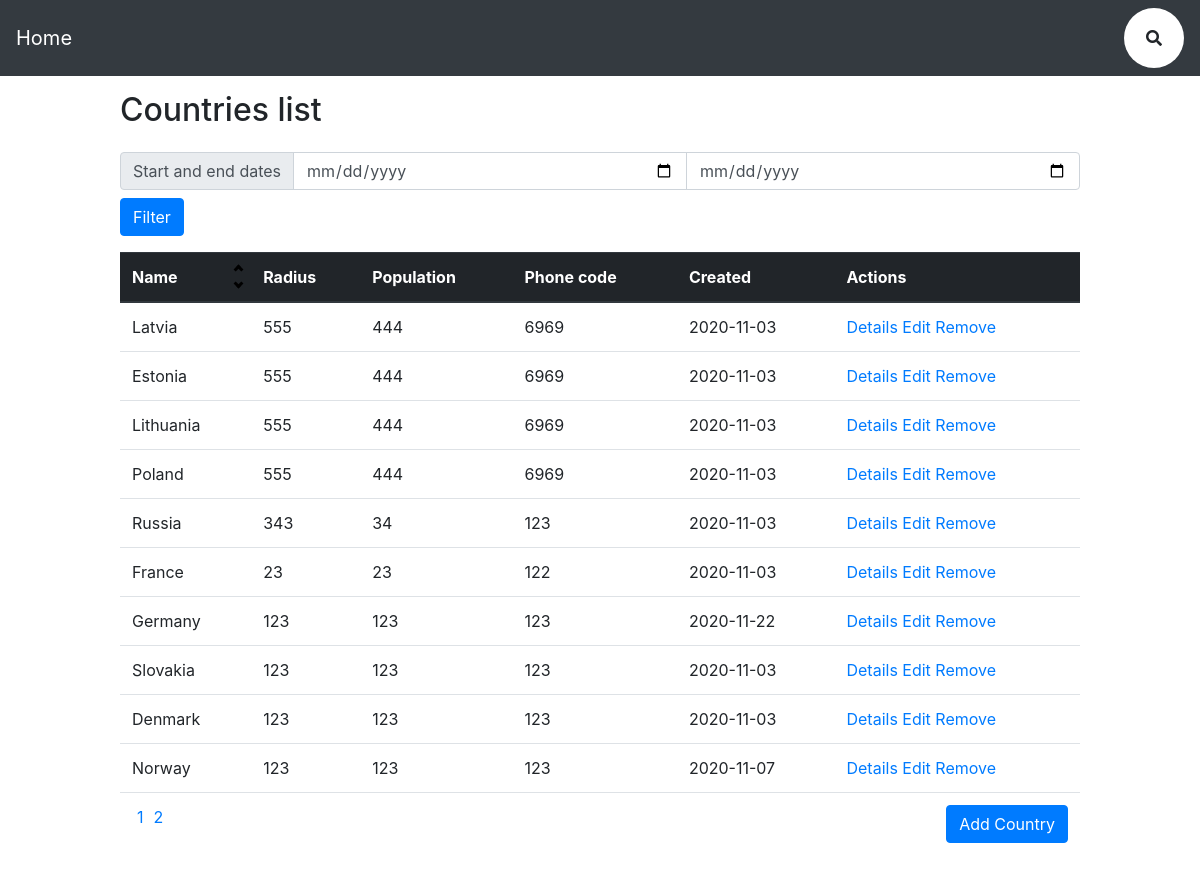
The page / on the database its author committed.
### tables this page shows
CREATE TABLE `countries` (
  `id` int(6) NOT NULL,
  `name` varchar(255) NOT NULL,
  `radius` int(10) NOT NULL,
  `population` int(10) NOT NULL,
  `phoneCode` int(10) NOT NULL,
  `created` date DEFAULT curdate()
);

### index.php (called while the page is built, shortened)
<?php
    include 'header.php';
    $mvc = new Mvc();
    $mvc->mvcHandler();
?>
<?php include('footer.php'); ?>

### model/countryModel.php (called while the page is built, shortened)
<?php
class CountryModel extends Dbh{
    public function get($order,$page,$limit){
        $start = ($page-1)*$limit;
        if($order == 'asc'){
            $sql = "SELECT * FROM countries ORDER BY name ASC LIMIT $start, $limit";
        }else if ($order == 'desc'){
            $sql = "SELECT * FROM countries ORDER BY name DESC  LIMIT $start, $limit";
        }else{
            $sql = "SELECT * FROM countries  LIMIT $start, $limit";
        }
        $query = $this->connect()->query($sql);
        return $query;
    }
}

### controller/dbh.php (called while the page is built)
<?php
class Dbh {
    private $host = "localhost";
    private $user = "root";
    private $pwd = "";
    private $dbName = "Countries";
    protected function connect(){
        $dsn = 'mysql:host='.$this->host.';dbname='.$this->dbName;
        $pdo = new PDO($dsn, $this->user, $this->pwd);
        $pdo->setAttribute(PDO::ATTR_DEFAULT_FETCH_MODE, PDO::FETCH_ASSOC);
        return $pdo;
    }
}

### view/country/index.php (the view, shortened to what this page needs)
<h2>Countries list</h2>
<?php
$pages = $_SESSION['totalPages'];
?>
<table class="table">
  <thead class="thead-dark">
    <tr>
      <th scope="col">
        <div class="flex">
          Name
          <div class="to-right">
            <div>
            <?php
            if(isset($_GET['act'])){
              echo '<a href="index.php?order=asc&act='.$_GET['act'].'">';
            }else{
             echo '<a href="index.php?order=asc">';
            }?>
              <i class="arrow up"></i>
            </a>
            </div>
            <div>
            <?php
            if(isset($_GET['act'])){
              echo '<a href="index.php?order=desc&act='.$_GET['act'].'">';
            }else{echo '<a href="index.php?order=desc">';}?>
              <i class="arrow down">
              </i>
            </a>
            </div>
          </div>
        </div>
      </th>
      <th scope="col">Radius</th>
      <th scope="col">Population</th>
      <th scope="col">Phone code</th>
      <th scope="col">Created</th>
      <th scope="col">Actions</th>
    </tr>
  </thead>
    <form action="index.php?act=filter" method="post">
      <div class="input-group mb-2">
        <div class="input-group-prepend">
          <span class="input-group-text" id="">Start and end dates</span>
        </div>
        <input type="date" name="startDate" class="form-control">
        <input type="date" name="endDate" class="form-control" >
      </div>
      <input type="submit" name="filter" class="btn btn-primary  mb-3" value="Filter">
    </form>
  <tbody>
  <?php
    while($row = $res->fetch()){
        echo '<tr>';
            echo '<td>'.$row['name'].'</td>';
            echo '<td>'.$row['radius'].'</td>';
            echo '<td>'.$row['population'].'</td>';
            echo '<td>'.$row['phoneCode'].'</td>';
            echo '<td>'.$row['created'].'</td>';
            echo '<td> <a href="index.php?act=details&id='.$row['id'].'">Details</a> <a href="index.php?act=update&id='.$row['id'].'">Edit</a> <a href="index.php?act=delete&id='.$row['id'].'">Remove</a></td>';
        echo '</tr>';
    }
    ?>
    <tr>
      <td>
        <?php
          if($pages>1){
            if(isset($_GET['act'])){
              for($i=1; $i<=$pages; $i++){
                if(isset($_GET['order'])){
                  echo '<a class="page" href="index.php?page='.$i.'&act='.$_GET['act'].'&order='.$_GET['order'].'">'.$i.'</a>';
                }else{
                  echo '<a class="page" href="index.php?page='.$i.'&act='.$_GET['act'].'">'.$i.'</a>';
                }
              }
            }else{
              for($i=1; $i<=$pages; $i++){
                echo '<a class="page" href="index.php?page='.$i.'">'.$i.'</a>';
              }
            }
          }
        ?>
      </td>
        <td colspan="5">
        <div class="float-right">
           <a class="btn btn-primary" href="index.php?act=insert">Add Country</a>
        </div>
        </td>
    </tr>
  </tbody>
</table>
<?php include('footer.php'); ?>

### header.php (shortened to what this page needs)
<!DOCTYPE html>
<html lang="en">
<head>
    <?php
        $url = $_SERVER['HTTP_HOST'].$_SERVER['REQUEST_URI'];
        if(strpos($url, 'view') !== false){
            echo '<link rel="stylesheet" href="../../style.css">';
        }else{
            echo '<link rel="stylesheet" href="style.css">';
        }
    ?>
    <link rel="stylesheet" href="https://cdn.jsdelivr.net/npm/bootstrap@4.5.3/dist/css/bootstrap.min.css">
    <link rel="stylesheet" href="https://stackpath.bootstrapcdn.com/bootstrap/4.1.3/css/bootstrap.min.css">
    <link rel="stylesheet" href="https://use.fontawesome.com/releases/v5.5.0/css/all.css">
</head>
<body>
<nav class="navbar navbar-dark bg-dark">
<?php
$url = $_SERVER['HTTP_HOST'].$_SERVER['REQUEST_URI'];
if(strpos($url, 'view') !== false){
    echo '<a class="navbar-brand" href="../../index.php">Home</a>';
}else{
    echo '<a class="navbar-brand" href="index.php">Home</a>';
}
if(isset($_GET['countryId'])){
    ?>
    <div class="search-container">
    <form action="index.php?act=search&countryId=<?php echo $_GET['countryId'] ?>" method="post">
        <div class="searchbar">
          <input class="search_input" type="text" name="search" placeholder="Search...">
          <a class="search_icon"><i class="fas fa-search"></i></a>
        </div>
    </form>
  </div>
  <?php
}else{
    ?>
    <div class="search-container">
    <form action="index.php?act=search" method="post">
        <div class="searchbar">
          <a class="search_icon"><i class="fas fa-search"></i></a>
        </div>
    </form>
  </div>
  <?php
}
?>
</nav>
<div class="wrapper">

### controller/mvc.php
<?php
class Mvc {
    function __construct()
    {
        $this->countryCntrl = new CountryController();
        $this->cityCntrl = new CityController();
    }
    public function mvcHandler()
    {
        if(isset($_GET['countryId'])){
            $this->cityCntrl->mvcHandler($_GET['countryId']);
        }else{
            $this->countryCntrl->mvcHandler();
        }
    }
}

### controller/countryController.php (shortened to what this page needs)
<?php
require 'model/countryModel.php';
class CountryController {
    private $limit = 10;
    function __construct()
    {
        $this->objsm =  new countryModel();
    }
    public function mvcHandler()
    {
        $act = isset($_GET['act']) ? $_GET['act'] : NULL;
        switch ($act)
        {
            default:
            if(isset($_GET['order'])){
                if($_GET['order'] == 'asc'){
                    $this->getCountries($_GET['order']);
                }else{
                    $this->getCountries($_GET['order']);
                }
            }else{
                $this->getCountries('none');
            }
        }
    }
    public function currentPage(){
        return isset($_GET['page'])? (int)$_GET['page']:1;
    }
    public function getCountries($order){
        $res = $this->objsm->get($order,$this->currentPage(),$this->limit);
        include "view/country/index.php";
    }
}

### footer.php
</div>
</body>
</html>

### style.css (style rules this page uses)
* { margin: 0; padding: 0; }
h2 { padding: 15px 0 15px 0; }
.wrapper { width: 80%; margin: auto; }
.page { padding: 0 5px; }
.arrow { border: solid black; border-width: 0 3px 3px 0; display: inline-block; padding: 2px; }
.up { transform: rotate(-135deg); -webkit-transform: rotate(-135deg); }
.down { transform: rotate(45deg); -webkit-transform: rotate(45deg); }
.flex { display: flex; }
.to-right { margin: 0 0 0 auto; height: 15px; }
.to-right div { margin: -10px -3px 0 0; }
.searchbar { margin-bottom: auto; margin-top: auto; height: 60px; background-color: white; border-radius: 30px; padding: 10px; }
.search_icon { height: 40px; width: 40px; float: right; display: flex; justify-content: center; align-items: center; border-radius: 50%; color: black; text-decoration: none; }

### rows shown on the page
countries: name "Latvia", radius "555", population "444", phoneCode "6969", created "2020-11-03"
countries: name "Estonia", radius "555", population "444", phoneCode "6969", created "2020-11-03"
countries: name "Lithuania", radius "555", population "444", phoneCode "6969", created "2020-11-03"
countries: name "Poland", radius "555", population "444", phoneCode "6969", created "2020-11-03"
countries: name "Russia", radius "343", population "34", phoneCode "123", created "2020-11-03"
countries: name "France", radius "23", population "23", phoneCode "122", created "2020-11-03"
countries: name "Germany", radius "123", population "123", phoneCode "123", created "2020-11-22"
countries: name "Slovakia", radius "123", population "123", phoneCode "123", created "2020-11-03"
countries: name "Denmark", radius "123", population "123", phoneCode "123", created "2020-11-03"
countries: name "Norway", radius "123", population "123", phoneCode "123", created "2020-11-07"
